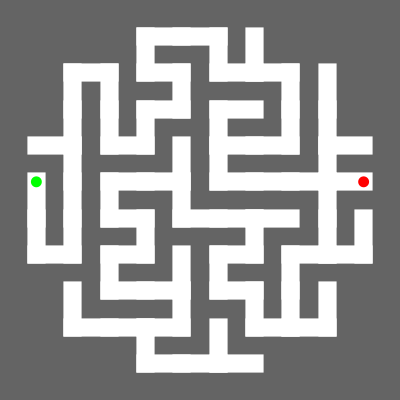
Frame 1 (no input)
Frame 60 (the mouse pressed at the canvas centre just before this capture): identical to frame 1, image omitted
Frame 120 (the mouse held since frame 60 and released just before this capture): identical to frame 1, image omitted

The Processing sketch that drew this single still picture (run headless with seeded random() and noise(); from frame 60 on, the mouse is pressed at the canvas centre):

// Processing sketch: mazeLC
// ── mazeLC.pde
int mazeRowCount = 10;  //<>//
int mazesToPickFrom = 1; 
float strokeWt = 0.5;
boolean includeGrid = false;
Cell[] neighbors;
boolean redrawNeeded = true;

interface JavaScript {
  void showValues(int mazeRowCount);
}

void bindJavascript(JavaScript js) {
  javascript = js;
}

JavaScript javascript;


void setNumberOfRows(int n) {
  if (n < 3) return;
  mazeRowCount = n;
  redrawNeeded = true;
}


void setup() {
  size(400, 400);
  neighbors = new Cell[4];
  neighbors[0] = new Cell(-1, 0);
  neighbors[1] = new Cell(1, 0);
  neighbors[2] = new Cell(0, -1);
  neighbors[3] = new Cell(0, 1);
}

void draw() {
  if (keyPressed) {
    if (key == '+') {
      setNumberOfRows(mazeRowCount+1);
    } else if (key == '-') {
      setNumberOfRows(mazeRowCount-1);
    }
  }

  if (!redrawNeeded) return;
  redrawNeeded = false;
  if (javascript!=null) 
    javascript.showValues(mazeRowCount);

  //find a good maze
  Maze bestMaze = null;
  int longestSolutionLength = -1;
  for (int i = 0; i < mazesToPickFrom; ++i) {
    Maze maze = new Maze();
    if (maze.solutionLength()>longestSolutionLength) {
      bestMaze = maze;
      longestSolutionLength = maze.solutionLength();
    }
  }
  background(100); 

  float cellWidth = width / (1.0 * mazeRowCount + 1.0);
  scale(cellWidth, -cellWidth);
  translate(1.0, - mazeRowCount);
  strokeWeight(strokeWt );
  stroke(255);
  strokeCap(PROJECT);
  bestMaze.draw();
  if (includeGrid) bestMaze.drawGrid();
}

class Cell {
  int x, y;

  Cell(int x_, int y_) {
    x=x_;
    y=y_;
  }

  void markUnavailable(boolean[] cellIsAvailable) {
    cellIsAvailable[y * mazeRowCount + x] = false;
  }

  boolean isAvailable(boolean[] cellIsAvailable) {
    if (x < 0 || x >= mazeRowCount || y < 0 || y >= mazeRowCount) {
      return false;
    }
    return cellIsAvailable[y * mazeRowCount + x];
  }

  boolean isEqualTo(Cell c) {
    return x == c.x && y == c.y;
  }
}

class Link {
  Cell c0, c1;

  Link(Cell c0_, Cell c1_) {
    c0=c0_;
    c1=c1_;
  }

  void draw() {
    line(c0.x, c0.y, c1.x, c1.y);
  }

  Cell left() {
    return new Cell(c1.x + (c1.y - c0.y), c1.y + (c1.x - c0.x));
  }

  Cell right() {
    return new Cell(c1.x - (c1.y - c0.y), c1.y - (c1.x - c0.x));
  }

  Cell forward() {
    return new Cell(c1.x + (c1.x - c0.x), c1.y + (c1.y - c0.y));
  }
}
class Maze {
  boolean[] cellIsAvailable;//made 1-d to accommodate js
  Cell startCell;
  Cell finishCell;
  Link startLink;
  ArrayList<Link> links;
  ArrayList<Link> linksToBuildUpon;

  Maze() {
    cellIsAvailable = new boolean[mazeRowCount * mazeRowCount];

    //    createSquareGrid();
    createCircularGrid();

    links = new ArrayList<Link>();
    linksToBuildUpon = new ArrayList<Link>();
    linksToBuildUpon.add(startLink);

    while (!linksToBuildUpon.isEmpty ()) {
      buildOnLastLinkAdded();
    }
  }

  void draw() {
    for (Link link : links) {
      link.draw();
    }
    noStroke();
    float dotSize = strokeWt * 0.6;
    fill(0, 255, 0);
    ellipse(startCell.x, startCell.y, dotSize, dotSize);
    fill(255, 0, 0);
    ellipse(finishCell.x, finishCell.y, dotSize, dotSize);
  }


  void createCircularGrid() {
    int halfMazeRowCount = (int)(mazeRowCount / 2);
    float midCircle = (mazeRowCount - 1) * 0.5;
    for (int i = 0; i < mazeRowCount; ++i) {
      for (int j = 0; j < mazeRowCount; ++j) {
        cellIsAvailable[i * mazeRowCount + j] = dist(i, j, midCircle, midCircle) <  midCircle + 0.5001;
      }
    }
    startCell = new Cell(0, halfMazeRowCount);
    startCell.markUnavailable(cellIsAvailable);
    startLink = new Link(new Cell(-1, halfMazeRowCount), startCell);
    finishCell = new Cell(mazeRowCount - 1, halfMazeRowCount);
  }

  void createSquareGrid() {
    for (int i = 0; i < cellIsAvailable.length; ++i) {
      cellIsAvailable[i] = true;
    }
    startCell = new Cell(0, 0);
    startCell.markUnavailable(cellIsAvailable);
    startLink = new Link(new Cell(-1, 0), startCell);
    finishCell = new Cell(mazeRowCount - 1, mazeRowCount - 1);
  }


  void buildOnLastLinkAdded() {
    Link link = linksToBuildUpon.get(linksToBuildUpon.size() - 1);
    int index = 0;
    Cell[] nextCells = new Cell[] {
      link.left(), link.right(), link.forward()
      };  

      //shuffle order of next cells  taken
    int[] nextCellIndices = new int[] {
      0, 1, 2
    };
    if (random(1) < 0.5) {
      nextCellIndices[0] = 1;
      nextCellIndices[1] = 0;
    }
    boolean hasAvailableNeighbors = false;
    //    float  PROBABILITY_TRYING_ZERO_NEIGHBORS = .95;
    for ( Cell nextCell : nextCells) {
      if (nextCell.isAvailable(cellIsAvailable)) {
        if (random(1) < 0.95) {
          //skip this cell for now
          hasAvailableNeighbors = true;
        } else {
          nextCell.markUnavailable(cellIsAvailable);
          Link newLink = new Link(link.c1, nextCell);
          links.add(newLink);
          if (!nextCell.isEqualTo(finishCell))
            linksToBuildUpon.add(newLink);
        }
      }
    }
    if (!hasAvailableNeighbors) {
      linksToBuildUpon.remove(link);
    }
  }

  void drawGrid() {
    stroke(0);
    strokeWeight(0.05);
    for (int i = 0; i < mazeRowCount; ++i) {
      line(i - 0.25, -1, i - 0.25, mazeRowCount);
      line(i + 0.25, -1, i + 0.25, mazeRowCount);
      line(-1, i - 0.25, mazeRowCount, i - 0.25);
      line(-1, i + 0.25, mazeRowCount, i + 0.25);
    }
  }

  int solutionLength() {
    int cellsInPath = 0;
    Link currentLink = linkEndingAtCell(finishCell);
    while (currentLink.c0 != startCell) {
      ++cellsInPath;
      currentLink = linkEndingAtCell(currentLink.c0);
    }
    return cellsInPath;
  }

  Link linkEndingAtCell(Cell cell) {
    for (Link link : links) {
      if (link.c1.x == cell.x && link.c1.y == cell.y) {
        return link;
      }
    }
    return null;
  }
}
